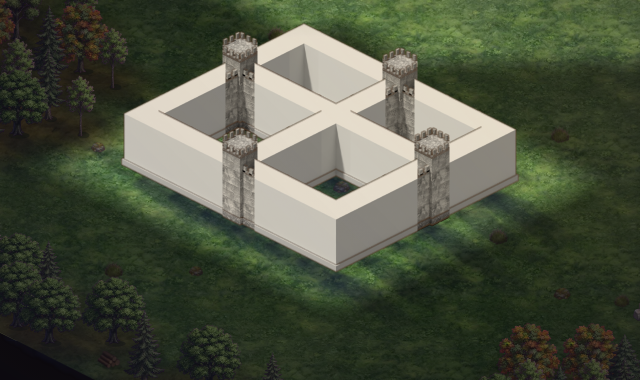
#> input picture arte/castelo-modular/provas/teste/cantos_normal.png, 1280 x 760 px (shown at 1/2 size)
$ python -i integrar_individual.py   (imports and definitions only)
#> lines starting #> are read from the running program, lines starting #| are printed output that depends on the picture
#> further down, picture is the input picture: PIL image 1280x760 RGB; mean R, G, B 77, 83.3, 65.4
# Edifícios repintados um a um (Gemini/ChatGPT, fundo branco): tira o fundo (a partir das bordas), ajusta a largura à do render 3D
# e alinha pelo fundo ao centro, para a âncora no mapa ficar igual. Ficheiros: <nome>_pintada.(png|jpg), ex. casa_1_pintada.png
# Uso: python3 integrar_individual.py <pasta_pinturas> <pasta_renders> <pasta_saida>
import sys, shutil, json
from pathlib import Path
from PIL import Image, ImageDraw, ImageFilter, ImageChops
# [3 lines not run here, left out]
def cutout(im):  # fundo branco ligado às bordas -> transparente
    rgb = im.convert('RGB'); w, h = rgb.size; key = (255, 0, 255)
#> after `w, h = rgb.size`: w = 1280; h = 760
    m = rgb.copy()
    for p in [(0, 0), (w - 1, 0), (0, h - 1), (w - 1, h - 1), (w // 2, 0), (w // 2, h - 1), (0, h // 2), (w - 1, h // 2)]:
        if sum(m.getpixel(p)) > 3 * 225: ImageDraw.floodfill(m, p, key, thresh=40)
    r, g, b = m.split(); mask = ImageChops.multiply(ImageChops.multiply(r.point(lambda v: 255 if v == 255 else 0), g.point(lambda v: 255 if v == 0 else 0)), b.point(lambda v: 255 if v == 255 else 0))
#> after `r, g, b = m.split()`:
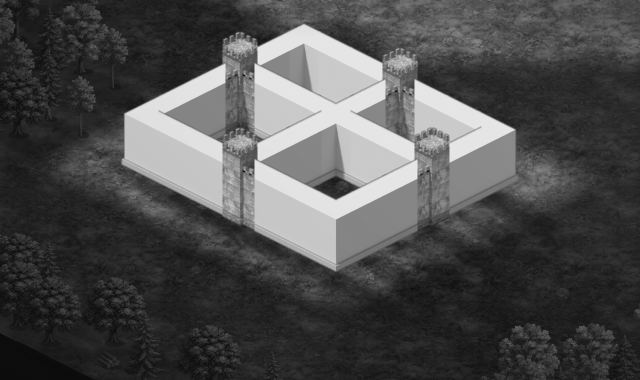
#> r: PIL image 1280x760 L (shown at 1/2 size); min 0, max 233, mean 77
#> after `r, g, b = m.split()`:
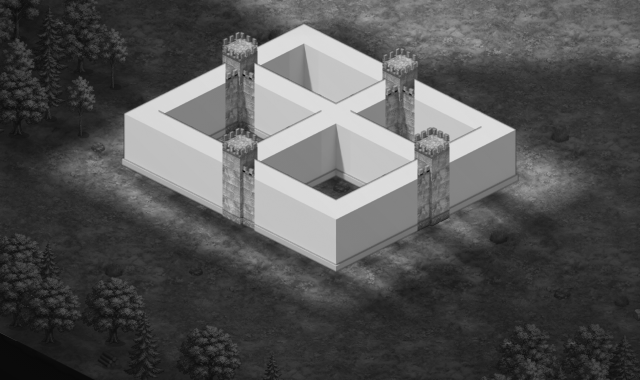
#> g: PIL image 1280x760 L (shown at 1/2 size); min 0, max 223, mean 83.3
#> after `r, g, b = m.split()`:
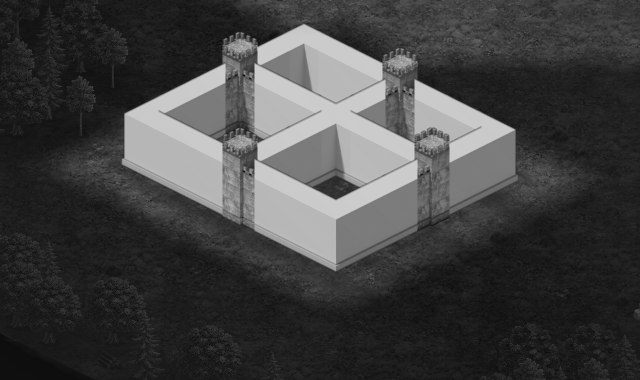
#> b: PIL image 1280x760 L (shown at 1/2 size); min 0, max 207, mean 65.4
#> after `mask = ImageChops.multiply(ImageChops.multiply(r.point(lambda v: 255 i`: mask: PIL image 1280x760 L; every value is 0
    a = ImageChops.invert(mask).filter(ImageFilter.MinFilter(3)).filter(ImageFilter.GaussianBlur(.7)); o = rgb.convert('RGBA'); o.putalpha(a); return o
#> after `a = ImageChops.invert(mask).filter(ImageFilter.MinFilter(3)).filter(Im`: a: PIL image 1280x760 L; every value is 255
# [1 line that did not run here, left out]
# [10 lines not run here, left out]

>>> from PIL import Image
>>> picture = Image.open('../../castelo-modular/provas/teste/cantos_normal.png')
>>> result = cutout(picture)

$ run again, on arte/castelo-modular/provas/teste/torre4_normal.png
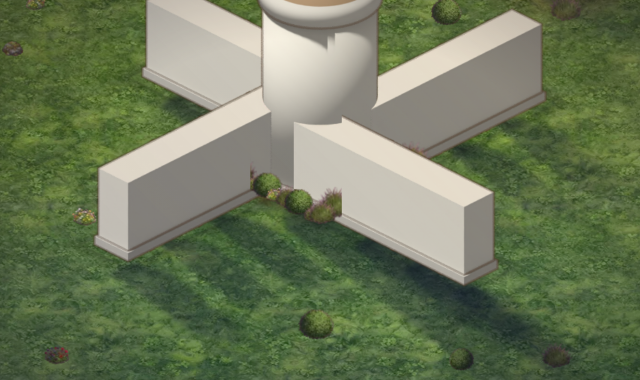
#> input picture arte/castelo-modular/provas/teste/torre4_normal.png, 1280 x 760 px (shown at 1/2 size)
#> picture is the input picture: PIL image 1280x760 RGB; mean R, G, B 109.1, 121.3, 90.5
#> in cutout, `r, g, b = m.split()`:
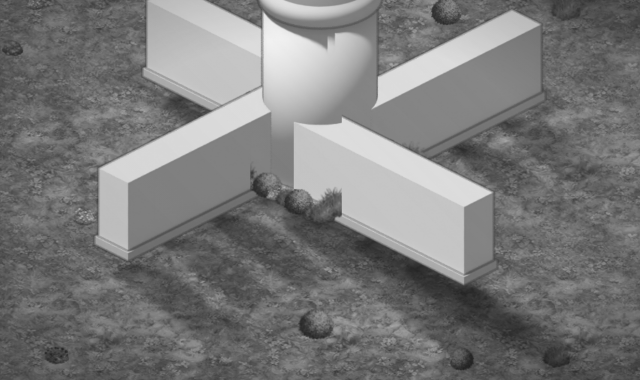
#> g: PIL image 1280x760 L (shown at 1/2 size); min 30, max 242, mean 121.3
#> in cutout, `r, g, b = m.split()`:
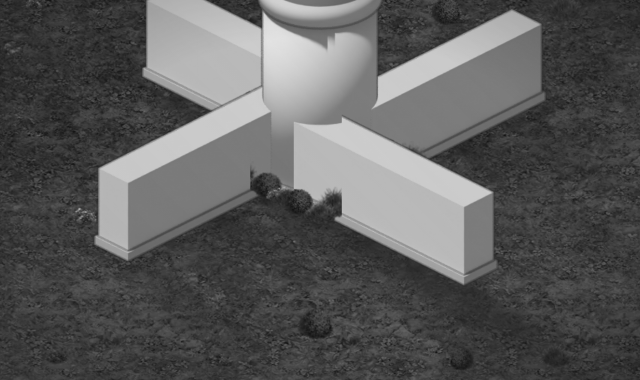
#> b: PIL image 1280x760 L (shown at 1/2 size); min 12, max 227, mean 90.5
#> mask: PIL image 1280x760 L; every value is 0
#> a: PIL image 1280x760 L; every value is 255
